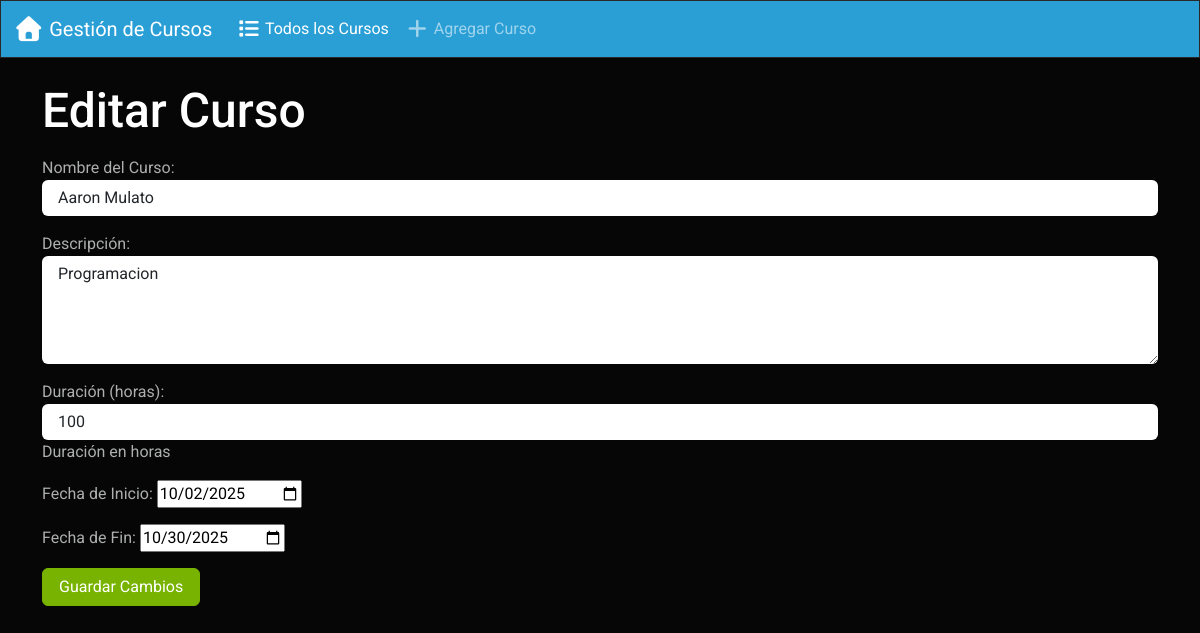
The page /editar/2/ on the database its author committed.
### app_curso/models.py (models this page shows, shortened)
class Curso(models.Model):
    nombre = models.CharField(max_length=100)
    descripcion = models.TextField()
    duracion = models.IntegerField(help_text="Duración en horas")
    fecha_inicio = models.DateField()
    fecha_fin = models.DateField()

### app_curso/views.py (the view)
# urls.py: path('editar/<int:id>/', views.editar_curso, name='editar_curso'),
def editar_curso(request, id):
    curso = get_object_or_404(Curso, pk=id)
    if request.method == 'POST':
        form = CursoForm(request.POST, instance=curso)
        if form.is_valid():
            form.save()
            return HttpResponseRedirect(reverse('index'))
    else:
        form = CursoForm(instance=curso)
    return render(request, 'cursos/editar.html', {'form': form})

### app_curso/forms.py
class CursoForm(forms.ModelForm):
    class Meta:
        model = Curso
        fields = ['nombre', 'descripcion', 'duracion', 'fecha_inicio', 'fecha_fin']
        labels = {
            'nombre': 'Nombre del Curso',
            'descripcion': 'Descripción',
            'duracion': 'Duración (horas)',
            'fecha_inicio': 'Fecha de Inicio',
            'fecha_fin': 'Fecha de Fin',
        }
        widgets = {
            'nombre': forms.TextInput(attrs={'class': 'form-control'}),
            'descripcion': forms.Textarea(attrs={'class': 'form-control', 'rows': 4}),
            'duracion': forms.NumberInput(attrs={'class': 'form-control'}),
            'fecha_inicio': forms.DateInput(attrs={'type': 'date'}),
            'fecha_fin': forms.DateInput(attrs={'type': 'date'}),
        }

### app_curso/templates/cursos/editar.html (shortened to what this page needs)
{% extends 'cursos/base.html' %}
{% block body %}
<div class="container mt-4">
    <h2>Editar Curso</h2>
    <form method="post" class="mt-3">
        {{ form.as_p }}
        <button type="submit" class="btn btn-success">Guardar Cambios</button>
    </form>
</div>
{% endblock %}

### rows shown on the page
Curso: nombre "Aaron Mulato", descripcion "Programacion", duracion "100", fecha_inicio "10/02/2025", fecha_fin "10/30/2025"
